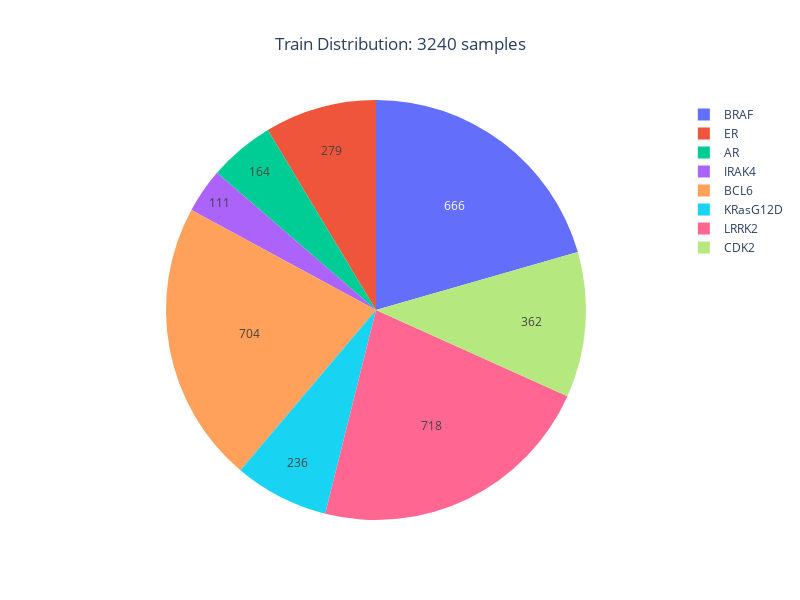
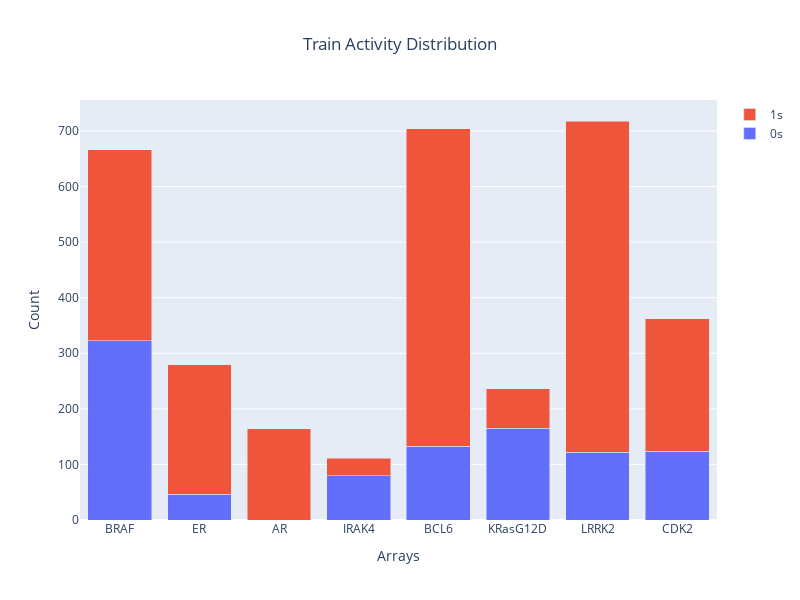
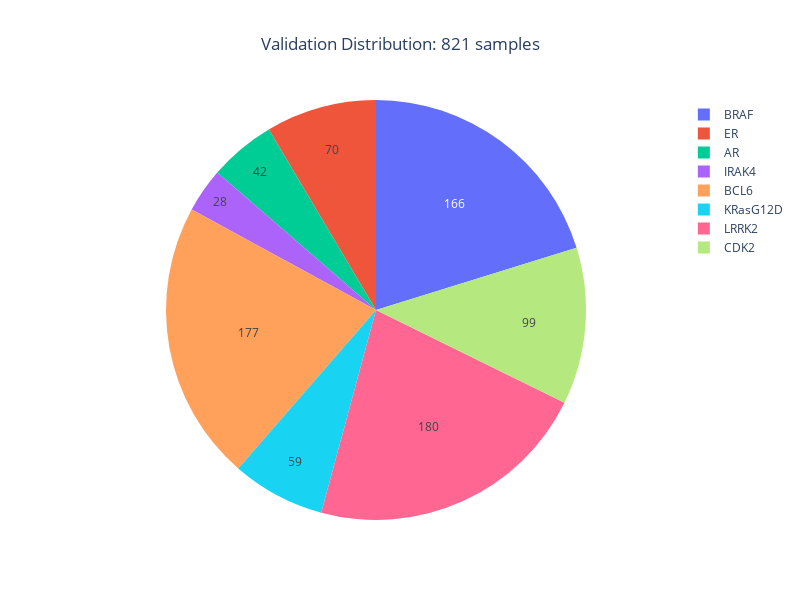
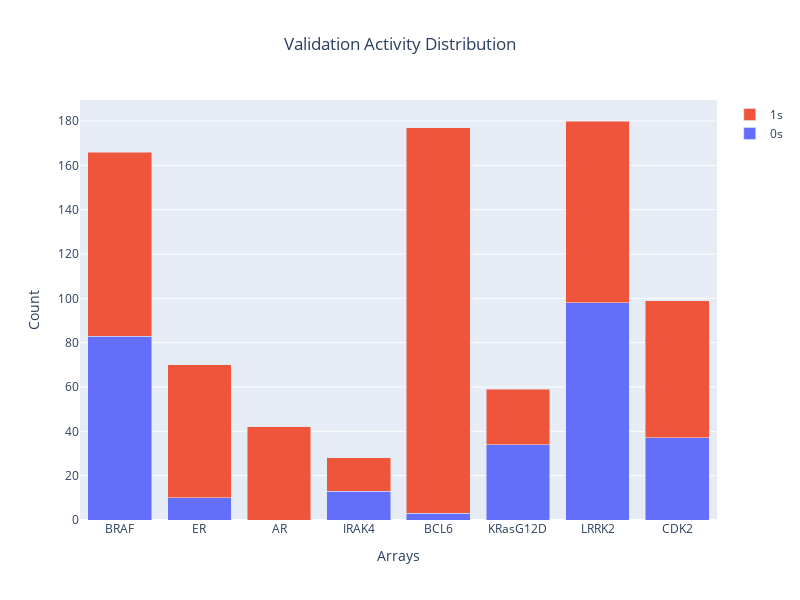

Notebook source saved alongside these figures, in order:
### Code cell
directory = '40nm_parent_ECFP12_2048bit'
train_arr = np.load(f'../DATA/processed/{directory}/linkerology_multitask_Y_train.npy')
val_arr = np.load(f'../DATA/processed/{directory}/linkerology_multitask_Y_test.npy')
with open(f'../DATA/processed/{directory}/hyperparams.json') as f:
    targets = json.load(f)['targets']

plotter = ProcessedDataPlotter(train_arr, val_arr, targets, '')
figs = []
figs.append(plotter.train_distribution_pie)
figs.append(plotter.train_activity_bar)
figs.append(plotter.val_distribution_pie)
figs.append(plotter.val_activity_bar)
[fig.show() for fig in figs]

### Figure 1 — Plotly figure (JSON) as saved in the notebook; plotly's stock layout.template omitted (floating-point values rounded to 4 significant figures)
{"data": [{"hoverinfo": "label+percent", "labels": ["BRAF", "ER", "AR", "IRAK4", "BCL6", "KRasG12D", "LRRK2", "CDK2"], "sort": false, "textinfo": "value", "type": "pie", "values": [666, 279, 164, 111, 704, 236, 718, 362]}], "layout": {"height": 600, "title": {"text": "Train Distribution: 3240 samples", "x": 0.5}, "width": 800}}

### Figure 2 — Plotly figure (JSON) as saved in the notebook; plotly's stock layout.template omitted (floating-point values rounded to 4 significant figures)
{"data": [{"name": "0s", "type": "bar", "x": ["BRAF", "ER", "AR", "IRAK4", "BCL6", "KRasG12D", "LRRK2", "CDK2"], "y": [323, 46, 0, 80, 133, 165, 122, 124]}, {"name": "1s", "type": "bar", "x": ["BRAF", "ER", "AR", "IRAK4", "BCL6", "KRasG12D", "LRRK2", "CDK2"], "y": [343, 233, 164, 31, 571, 71, 596, 238]}], "layout": {"barmode": "stack", "height": 600, "title": {"text": "Train Activity Distribution", "x": 0.5}, "width": 800, "xaxis": {"title": {"text": "Arrays"}}, "yaxis": {"title": {"text": "Count"}}}}

### Figure 3 — Plotly figure (JSON) as saved in the notebook; plotly's stock layout.template omitted (floating-point values rounded to 4 significant figures)
{"data": [{"hoverinfo": "label+percent", "labels": ["BRAF", "ER", "AR", "IRAK4", "BCL6", "KRasG12D", "LRRK2", "CDK2"], "sort": false, "textinfo": "value", "type": "pie", "values": [166, 70, 42, 28, 177, 59, 180, 99]}], "layout": {"height": 600, "title": {"text": "Validation Distribution: 821 samples", "x": 0.5}, "width": 800}}

### Figure 4 — Plotly figure (JSON) as saved in the notebook; plotly's stock layout.template omitted (floating-point values rounded to 4 significant figures)
{"data": [{"name": "0s", "type": "bar", "x": ["BRAF", "ER", "AR", "IRAK4", "BCL6", "KRasG12D", "LRRK2", "CDK2"], "y": [83, 10, 0, 13, 3, 34, 98, 37]}, {"name": "1s", "type": "bar", "x": ["BRAF", "ER", "AR", "IRAK4", "BCL6", "KRasG12D", "LRRK2", "CDK2"], "y": [83, 60, 42, 15, 174, 25, 82, 62]}], "layout": {"barmode": "stack", "height": 600, "title": {"text": "Validation Activity Distribution", "x": 0.5}, "width": 800, "xaxis": {"title": {"text": "Arrays"}}, "yaxis": {"title": {"text": "Count"}}}}
